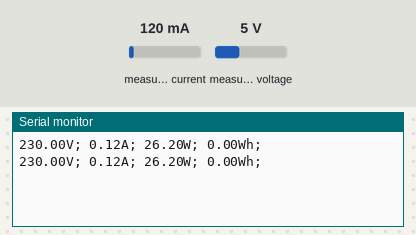
The sketch below on a simulated Arduino Uno, built with avr-gcc and run on an emulated ATmega328P. Shown: the last lines printed to the serial monitor. The test bench sets the inputs (shaded band); at power-on: measured current 120 mA, measured voltage 5 V.

Above: at 1.2 s.
1.3 s: measured current set to 40 mA
At 3.0 s:
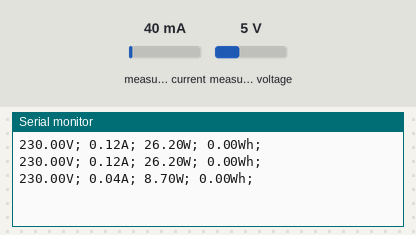
4.3 s: measured voltage set to 0.3 V
At 5.2 s:
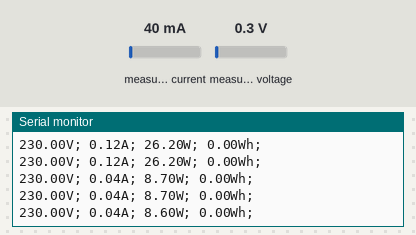
5.8 s: measured current set to 500 mA
At 6.7 s:
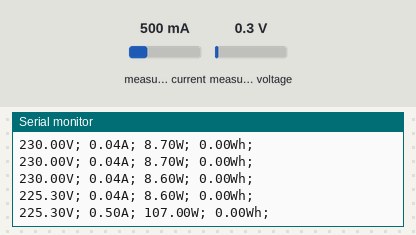
Timing chart, 0 to 8.8 s (numbered marks = the images above; inputs shaded):
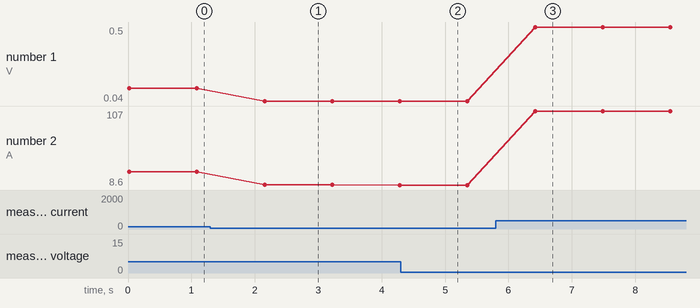

Measured:
- after the input at 1.3 s, the serial monitor: prints a new line after 0.85 s (image 1)
- after the input at 5.8 s, the serial monitor: prints a new line after 0.62 s (image 3)
- plotted number 1: 0.12 → 0.04 after the input at 1.3 s, 0.04 → 0.5 after the input at 5.8 s
- plotted number 2: 26.2 → 8.6 after the input at 1.3 s, 8.6 → 107 after the input at 5.8 s

The sketch:

pzem_test.ino
```cpp
#include <SoftwareSerial.h>
#include "PZEM004T.h"

PZEM004T pzem(10,11);
IPAddress ip(192,168,1,1);


void setup() {
  Serial.begin(9600);
  pzem.setAddress(ip);
}

void loop() {
  float v = pzem.voltage(ip);
  if (v < 0.0) v = 0.0;
  Serial.print(v);Serial.print("V; ");

  float i = pzem.current(ip);
  if(i >= 0.0){ Serial.print(i);Serial.print("A; "); }

  float p = pzem.power(ip);
  if(p >= 0.0){ Serial.print(p);Serial.print("W; "); }

  float e = pzem.energy(ip);
  if(e >= 0.0){ Serial.print(e);Serial.print("Wh; "); }

  Serial.println();

  delay(1000);
}
```
